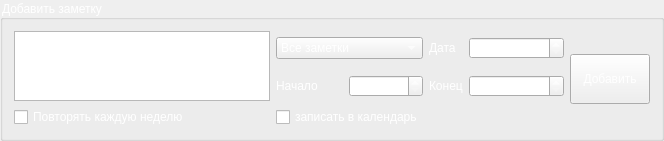
           <widget class="QGroupBox" name="addTask">
            <property name="maximumSize">
             <size>
              <width>16777215</width>
              <height>100</height>
             </size>
            </property>
            <property name="styleSheet">
             <string notr="true">color: rgb(255, 255, 255);</string>
            </property>
            <property name="title">
             <string>Добавить заметку</string>
            </property>
            <property name="flat">
             <bool>true</bool>
            </property>
            <layout class="QGridLayout" name="gridLayout">
             <item row="1" column="3">
              <widget class="QTimeEdit" name="startTime"/>
             </item>
             <item row="1" column="2">
              <widget class="QLabel" name="labelStart">
               <property name="lineWidth">
                <number>2</number>
               </property>
               <property name="text">
                <string>Начало</string>
               </property>
               <property name="textFormat">
                <enum>Qt::PlainText</enum>
               </property>
               <property name="scaledContents">
                <bool>false</bool>
               </property>
               <property name="wordWrap">
                <bool>false</bool>
               </property>
               <property name="openExternalLinks">
                <bool>false</bool>
               </property>
               <property name="textInteractionFlags">
                <set>Qt::LinksAccessibleByMouse</set>
               </property>
              </widget>
             </item>
             <item row="0" column="5">
              <widget class="QDateEdit" name="selectDate"/>
             </item>
             <item row="1" column="4">
              <widget class="QLabel" name="labelEnd">
               <property name="text">
                <string>Конец</string>
               </property>
              </widget>
             </item>
             <item row="0" column="2" colspan="2">
              <widget class="QComboBox" name="selectName">
               <item>
                <property name="text">
                 <string>Все заметки</string>
                </property>
               </item>
               <item>
                <property name="text">
                 <string>Иное</string>
                </property>
               </item>
              </widget>
             </item>
             <item row="0" column="4">
              <widget class="QLabel" name="labelDate">
               <property name="text">
                <string>Дата</string>
               </property>
              </widget>
             </item>
             <item row="1" column="5">
              <widget class="QTimeEdit" name="endTime"/>
             </item>
             <item row="0" column="0" rowspan="2">
              <widget class="QPlainTextEdit" name="enterText">
               <property name="maximumSize">
                <size>
                 <width>300</width>
                 <height>16777215</height>
                </size>
               </property>
              </widget>
             </item>
             <item row="0" column="6" rowspan="3">
              <widget class="QPushButton" name="buttonAdd">
               <property name="minimumSize">
                <size>
                 <width>0</width>
                 <height>50</height>
                </size>
               </property>
               <property name="text">
                <string>Добавить</string>
               </property>
              </widget>
             </item>
             <item row="2" column="2" colspan="2">
              <widget class="QCheckBox" name="addToKal">
               <property name="text">
                <string>записать в календарь</string>
               </property>
              </widget>
             </item>
             <item row="2" column="0">
              <widget class="QCheckBox" name="checkBox">
               <property name="text">
                <string>Повторять каждую неделю</string>
               </property>
              </widget>
             </item>
            </layout>
           </widget>
